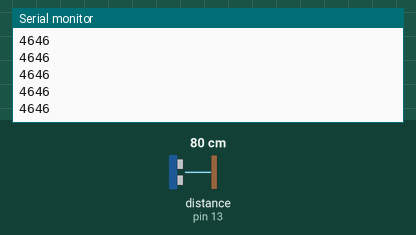
This sketch was run on a simulated Arduino Uno, built with avr-gcc and run on an emulated ATmega328P. Parts: the last lines printed to the serial monitor. Wiring (inferred from the names in the program): ultrasonic range finder: trigger pin 12; echo pin 13. The test bench sets the inputs (shaded band); at power-on: distance to the obstacle (sensor on pin 13) 80 cm. The echo pulse lasts 58.3 µs per cm.

Above: at 1.2 s.
1.3 s: distance to the obstacle (sensor on pin 13) set to 2 cm
At 2.4 s:
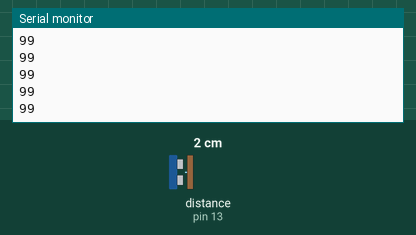
2.8 s: distance to the obstacle (sensor on pin 13) set to 4 cm
At 3.4 s:
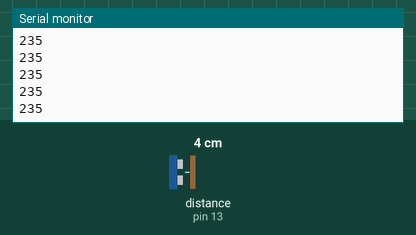
Timing chart, 0 to 5.8 s (numbered marks = the images above; inputs shaded):
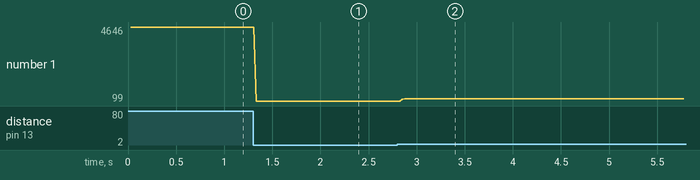

Measured:
- after the input at 1.3 s, the serial monitor: prints a new line at once (image 1)
- after the input at 2.8 s, the serial monitor: prints a new line after 0.05 s (image 2)
- plotted number 1: 4646 → 99 after the input at 1.3 s, 99 → 235 after the input at 2.8 s

The sketch:

Ultrasonic_Sensor.ino
```cpp
int echoPin = 13, trigPin = 12;
int pingTime, sDly = 10, dly = 25;
void setup() {
  // put your setup code here, to run once:
  Serial.begin(9600);
  pinMode(trigPin, OUTPUT);
  pinMode(echoPin, INPUT);
}

void loop() {
  // put your main code here, to run repeatedly:
  digitalWrite(trigPin, LOW);
  delayMicroseconds(sDly);
  digitalWrite(trigPin, HIGH);
  delayMicroseconds(sDly);
  digitalWrite(trigPin, LOW);
  pingTime = pulseIn(echoPin, HIGH);
  delay(dly);
  Serial.println(pingTime);
}
```
